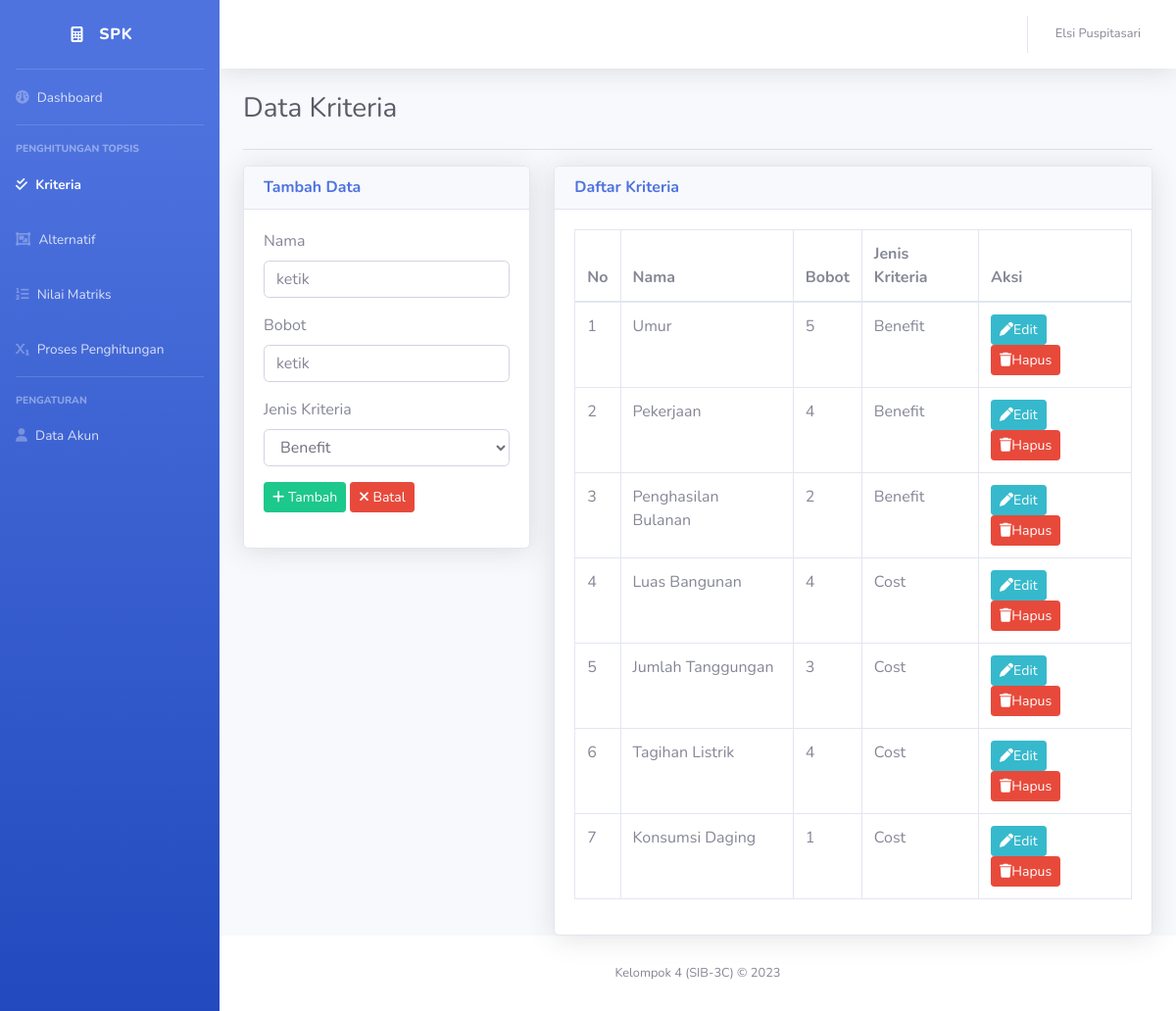
The page /kriteria.php (signed in) on the database its author committed.
### tables this page shows
CREATE TABLE `kriteria` (
  `id_kriteria` int NOT NULL,
  `nama_kriteria` varchar(50) NOT NULL,
  `bobot` int NOT NULL,
  `jenis_kriteria` varchar(20) NOT NULL
);

### kriteria.php (the view, shortened to what this page needs)
<!DOCTYPE html>
<html lang="en">
<head>
    <link href="vendor/fontawesome-free-6.5.1-web/css/all.min.css" rel="stylesheet" type="text/css">
    <link href="css/sb-admin-2.min.css" rel="stylesheet">
</head>
<body id="page-top">
    <div id="wrapper">
        <ul class="navbar-nav bg-gradient-primary sidebar sidebar-dark accordion" id="accordionSidebar">
        <a class="sidebar-brand d-flex align-items-center justify-content-center" href="index.php">
            <i class="fa-solid fa-calculator"></i>
            <div class="sidebar-brand-text mx-3">SPK</div>
        </a>
        <hr class="sidebar-divider my-0">
        <li class="nav-item">
            <a class="nav-link" href="index.php">
                <i class="fa-solid fa-gauge"></i>
                <span>Dashboard</span></a>
        </li>
        <hr class="sidebar-divider">
        <div class="sidebar-heading">
            Penghitungan TOPSIS
        </div>
        <li class="nav-item active">
            <a class="nav-link collapsed" href="kriteria.php" aria-expanded="true" aria-controls="collapseTwo">
                <i class="fa-solid fa-check-double"></i>
                <span>Kriteria</span>
            </a>
        </li>
        <li class="nav-item">
            <a class="nav-link collapsed" href="alternatif.php" aria-expanded="true" aria-controls="collapseTwo">
                <i class="fa-solid fa-object-group"></i>
                <span>Alternatif</span>
            </a>
        </li>
        <li class="nav-item">
            <a class="nav-link collapsed" href="matriks.php" aria-expanded="true" aria-controls="collapseTwo">
                <i class="fa-solid fa-list-ol"></i>
                <span>Nilai Matriks</span>
            </a>
        </li>
        <li class="nav-item ">
            <a class="nav-link collapsed" href="langkah.php" aria-expanded="true" aria-controls="collapseTwo">
                <i class="fa-solid fa-subscript"></i>
                <span>Proses Penghitungan</span>
            </a>
        </li>
        <hr class="sidebar-divider">
        <div class="sidebar-heading">
            Pengaturan
        </div>
        <li class="nav-item">
            <a class="nav-link" href="akun.php">
            <i class="fa-solid fa-user"></i>
                <span>Data Akun</span></a>
        </li>
        </ul>
        <div id="content-wrapper" class="d-flex flex-column">
            <div id="content">
            <?php include 'topbar.php';
            ?>
                <div class="container-fluid">
                    <div class="d-sm-flex align-items-center justify-content-between mb-4">
                        <h1 class="h3 mb-0 text-gray-800">Data Kriteria</h1>
                    </div>
                    <hr>
                    <div class="row">
                        <div class="col-sm-4">
                            <div class="card shadow">
                                <div class="card-header">
                                    <h6 class="m-0 font-weight-bold text-primary">Tambah Data</h6>
                                </div>
                                <div class="card-body">
                                    <form method="POST" action="#" enctype="multipart/form-data">
                                        <div class="form-group">
                                            <label for="nama_kriteria">Nama</label>
                                            <input type="text" name="nama_kriteria" id="nama_kriteria" required="required" placeholder="ketik" autocomplete="off" class="form-control">
                                        </div>
                                        <div class="form-group">
                                            <label for="bobot">Bobot</label>
                                            <input type="number" name="bobot" id="bobot" required="required" placeholder="ketik" autocomplete="off" class="form-control">
                                        </div>
                                        <div class="form-group">
                                            <label for="Jenis Kriteria">Jenis Kriteria</label>
                                            <select name = 'jenis_kriteria' class="form-control">
                                                <option value = 'Benefit' >Benefit</option>
                                            </select>
                                        </div>
                                        <div class="form-group">
                                            <button type="submit" class="btn btn-sm btn-success" name="submit"><i class="fa fa-plus"></i> Tambah</button>
                                            <button type="reset" class="btn btn-sm btn-danger"><i class="fa fa-times"></i> Batal</button>
                                        </div>
                                    </form>
                                </div>
                            </div>
                        </div>
                        <div class="col-sm-8">
                            <div class="card shadow">
                                <div class="card-header">
                                    <h6 class="m-0 font-weight-bold text-primary">Daftar Kriteria</h6>
                                </div>
                                <div class="card-body">
                                <?php
                                        include 'koneksi.php';
                                        $query = "select * from kriteria";
                                        $result = $mysqli->query($query);
                                        $num_results = $result->num_rows;
                                        if($num_results > 0){
                                            echo "<table class='table table-bordered' id='dataTable' cellspacing='0'>";
                                                echo "<thead>";
                                                    echo "<tr>";
                                                        echo "<th>No</th>";
                                                        echo "<th>Nama</th>";
                                                        echo "<th>Bobot</th>";
                                                        echo "<th>Jenis Kriteria</th>";
                                                        echo "<th>Aksi</th>";
                                                    echo "</tr>";
                                                echo "</thead>";
                                                echo "<tbody>";
                                                $no = 1;
                                                while($row = $result->fetch_assoc()){
                                                    extract($row);
                                    ?>
                                                    <tr>
                                                        <td><?php echo $no++; ?></td>
                                                        <td><?php echo $row['nama_kriteria']; ?></td>
                                                        <td><?php echo $row['bobot']; ?></td>
                                                        <td><?php echo $row['jenis_kriteria']; ?></td>
                                                        <td>
                                                            <a href='edit_kriteria.php?id_kriteria=<?php echo $row['id_kriteria']; ?>' class='btn btn-sm btn-info'><i class='fa fa-pen'></i>Edit</a>
                                                            <a href='hapus_kriteria.php?id_kriteria=<?php echo $row['id_kriteria']; ?>' class='btn btn-sm btn-danger' onclick="return confirm('apakah anda yakin?')"><i class='fa fa-trash'></i>Hapus</a>
                                                        </td>
                                                    </tr>
                                                <?php
                                                }
                                                ?>
                                                </tbody>
                                                </table>
                                    <?php
                                        }else{
                                        }
                                    ?>
                                </div>
                            </div>
                        </div>
                    </div>
                </div>
            <?php include 'footer.php'; ?>
        </div>
        </div>
    </body>
</html>

### rows shown on the page
kriteria: nama_kriteria "Umur", bobot "5", jenis_kriteria "Benefit"
kriteria: nama_kriteria "Pekerjaan", bobot "4", jenis_kriteria "Benefit"
kriteria: nama_kriteria "Penghasilan Bulanan", bobot "2", jenis_kriteria "Benefit"
kriteria: nama_kriteria "Luas Bangunan", bobot "4", jenis_kriteria "Cost"
kriteria: nama_kriteria "Jumlah Tanggungan", bobot "3", jenis_kriteria "Cost"
kriteria: nama_kriteria "Tagihan Listrik", bobot "4", jenis_kriteria "Cost"
kriteria: nama_kriteria "Konsumsi Daging", bobot "1", jenis_kriteria "Cost"

### other values the page prints
$_SESSION['name'] "Elsi Puspitasari"
